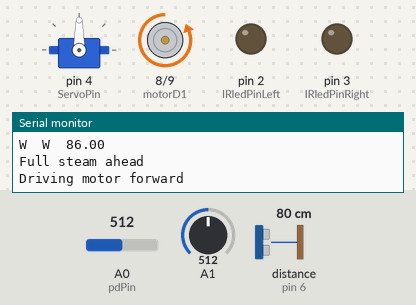
Bench run of a sketch on a simulated Arduino Uno, built with avr-gcc and run on an emulated ATmega328P. Shown: servo, motor-driver pin pairs drawn as motors (green arrow = first pin HIGH = forward, orange = second pin HIGH = backward, longer = more drive), output pins drawn as LEDs (lit = HIGH), the last lines printed to the serial monitor. Wiring (inferred from the names in the program): ultrasonic range finder: trigger pin 7; echo pin 6. The test bench sets the inputs (shaded band); at power-on: distance to the obstacle (sensor on pin 6) 80 cm, A0 (pdPin) = 512, A1 = 512. The echo pulse lasts 58.3 µs per cm; pins used as bus, display or sensor lines are not drawn.

Above: at 1.2 s.
1.3 s: distance to the obstacle (sensor on pin 6) set to 7 cm
2.8 s: distance to the obstacle (sensor on pin 6) set to 4 cm
At 4.2 s:
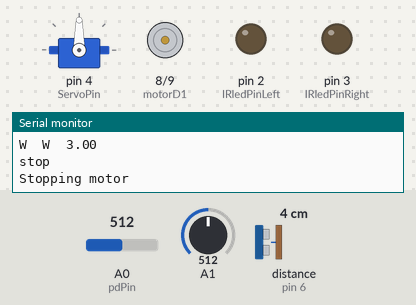
4.5 s: distance to the obstacle (sensor on pin 6) set to 9 cm
At 5.7 s:
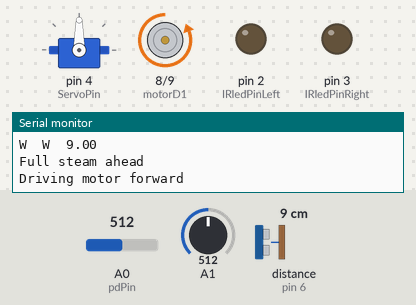
6.0 s: distance to the obstacle (sensor on pin 6) set to 2 cm
At 6.4 s:
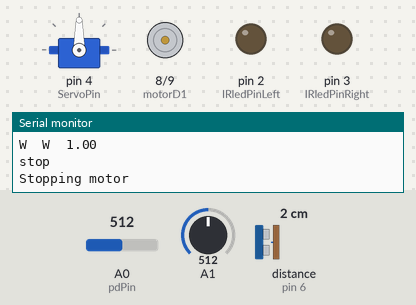
Timing chart, 0 to 8.5 s (numbered marks = the images above; inputs shaded):
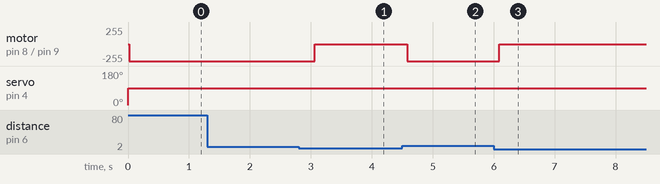

The sketch:

LineFollower.ino
```cpp
#define trigPin 7           // Trigger pin for distance sensor
#define echoPin 6           // Feedback pin from distance sensor
#define IRledPinLeft 2      // Left IR LED pin
#define IRledPinRight 3     // Right IR LED pin
#define IRpdLeft A1         // Left IR photodiode signal
#define IRpdRight A0        // Right IR photodiode signal
#define BlackThreshold -20  // Threshold for photodiode, on line if under this
#define debug 1             // Enable debugging output in serial monitor
#define motorD1 8           // Motor pin D1 (drive backwards)
#define motorD2 9           // Motor pin D2 (drive forwards)
#define ServoPin 4          // Servo pin for steering
#include <Servo.h>

Servo steering;             // Steering servo

void setup(){
    Serial.begin(9600);
    pinMode(trigPin, OUTPUT);
    pinMode(echoPin, INPUT);
    pinMode(IRledPinLeft, OUTPUT);
    pinMode(IRledPinRight, OUTPUT);
    pinMode(motorD1, OUTPUT);
    pinMode(motorD2, OUTPUT);
    steering.attach(ServoPin);
    steering.write(0);
    Serial.println("Setup completed");
}

void loop(){
    float distance;
    char left_IR;
    char right_IR;

    distance = check_distance();
    left_IR = check_IR('L');
    right_IR = check_IR('R');

    Serial.print(left_IR);
    Serial.print('\t');
    Serial.print(right_IR);
    Serial.print('\t');
    Serial.println(distance);

    driver(left_IR, right_IR, distance);

    delay(500);
}

int check_distance(){
    float duration;
    float distance;

    digitalWrite(trigPin, LOW);
    delayMicroseconds(2);
    digitalWrite(trigPin, HIGH);
    delayMicroseconds(10);
    digitalWrite(trigPin, LOW);

    duration = pulseIn(echoPin, HIGH);
    distance = ((float)duration / 2.0) / 27.0;

    return distance;
}

char check_IR(char side){
    int sigNoise, sig, noise, ledPin;
    uint8_t pdPin;

    if (side == 'R'){
        ledPin = IRledPinRight;
        pdPin = IRpdRight;
        if(debug==1){Serial.print("Right: ");}
    }
    else{
        ledPin = IRledPinLeft;
        pdPin = IRpdLeft;
        if(debug==1){Serial.print("Left: ");}
    }

    digitalWrite(ledPin, HIGH);
    delayMicroseconds(100);
    sigNoise = analogRead(pdPin); // Read noisy photodiode signal (led on)
    digitalWrite(ledPin, LOW);
    delayMicroseconds(100);
    noise = analogRead(pdPin); // Read only noise from photodiode (led off)
    sig = sigNoise - noise;

    if(debug==1){Serial.println(sig);}

    if (sig >= BlackThreshold){
        return 'W';
    }
    else{
        return 'B';
    }
}

void driver(char left_IR, char right_IR, float distance){
    if ((left_IR == 'B' && right_IR == 'B') || distance <= 5){
        Serial.println("stop");
        motor_ctrl("stop");
    }
    else if (left_IR == 'B' && right_IR == 'W'){
        Serial.println("Turning left");
        steering.write(30);
        motor_ctrl("fwd");
    }
    else if (left_IR == 'W' && right_IR == 'B'){
        Serial.println("Turning right");
        steering.write(150);
        motor_ctrl("fwd");
    }
    else{
        Serial.println("Full steam ahead");
        steering.write(90);
        motor_ctrl("fwd");
    }
}

void motor_ctrl(char* task){
    if (task == "fwd"){
        Serial.println("Driving motor forward");
        analogWrite(motorD1, LOW);
        analogWrite(motorD2, 255);
    }
    else if (task == "stop"){
        Serial.println("Stopping motor");
        analogWrite(motorD1, LOW);
        analogWrite(motorD2, LOW);
    }
    else if (task == "rev"){
        Serial.println("Driving motor backwards");
        analogWrite(motorD1, 255);
        analogWrite(motorD2, LOW);
    }
}
```

Measured:
- the behaviour switches between 6 and 5 cm on distance to the obstacle (sensor on pin 6) (found by bisection; images 0 and 1)
- after the input at 2.8 s, motor on pin 8 (motorD1) / pin 9 (motorD2): backward 255/255 → stopped after 0.27 s
- after the input at 4.5 s, motor on pin 8 (motorD1) / pin 9 (motorD2): stopped → backward 255/255 after 0.08 s
- after the input at 6.0 s, motor on pin 8 (motorD1) / pin 9 (motorD2): backward 255/255 → stopped after 0.09 s
